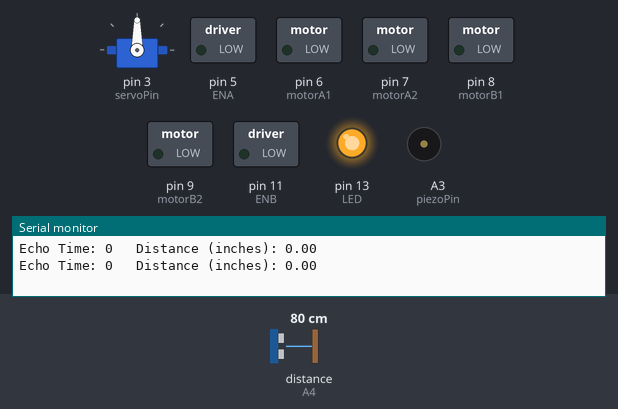
The sketch below on a simulated Arduino Uno, built with avr-gcc and run on an emulated ATmega328P. Shown: servo, switched loads named in the sketch (green lamp = pin HIGH), output pins drawn as LEDs (lit = HIGH), buzzer (waves = sounding), the last lines printed to the serial monitor. Wiring (inferred from the names in the program): ultrasonic range finder: trigger A5; echo A4. The inputs (shaded band) are chosen by the test bench; at power-on: distance to the obstacle (sensor on A4) 80 cm. The echo pulse lasts 58.3 µs per cm; pins used as bus, display or sensor lines are not drawn.

Above: at 1.8 s.
1.9 s: distance to the obstacle (sensor on A4) set to 65 cm
5.4 s: distance to the obstacle (sensor on A4) set to 56 cm
At 7.2 s:
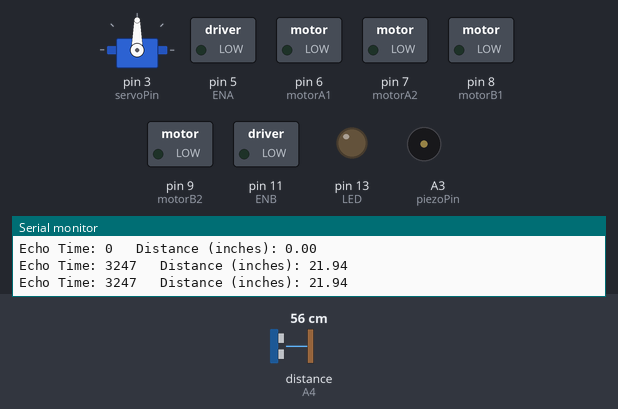
7.5 s: distance to the obstacle (sensor on A4) set to 48 cm
At 8.29 s:
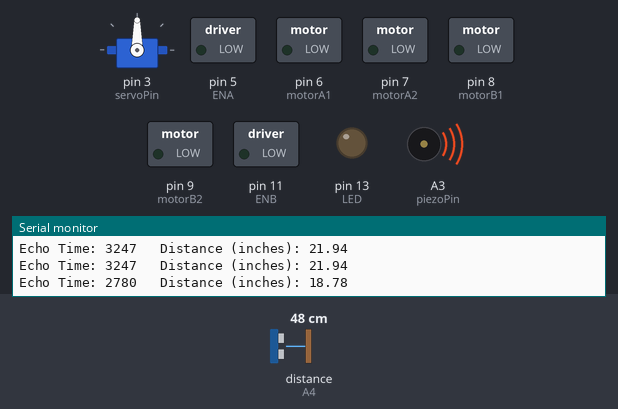
11.6 s: distance to the obstacle (sensor on A4) set to 17 cm
15.1 s: distance to the obstacle (sensor on A4) set to 14 cm
At 16.31 s:
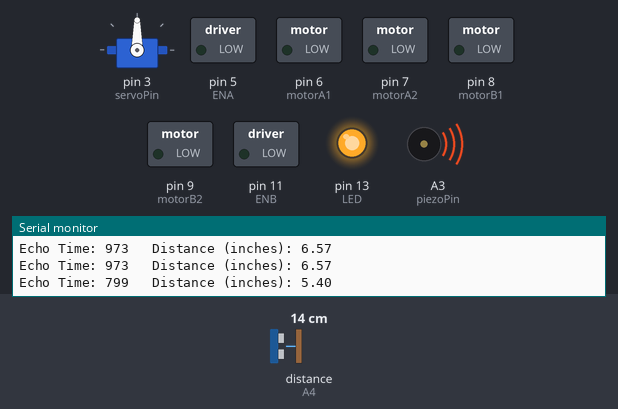
19.2 s: distance to the obstacle (sensor on A4) set to 18 cm
At 20.32 s:
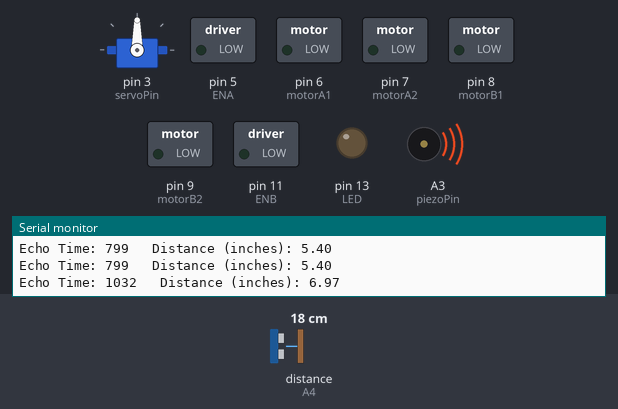
Timing chart, 0 to 24.3 s (numbered marks = the images above; inputs shaded):
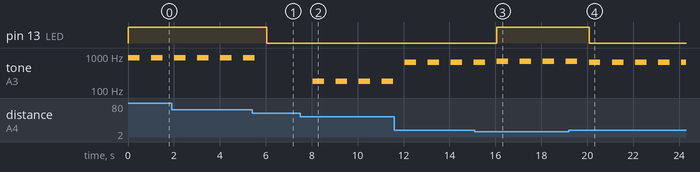

The sketch:

PreLab11-7-17.ino
```cpp
/*
 * Michael Georgariou
 * Pre-Lab Week 8
 * EE 151-03
 */

#include "Servo.h"

const int RangeTriggerPin = A5; // Rangefinder Trigger input pin
const int RangeEchoPin = A4; // Rangefinder Echo Sensor output pin
const int motorA1 = 6; // IN A1 or IN1 (Motor A Direction)
const int motorA2 = 7; // IN A2 or IN2 (Motor A Direction)
const int motorB1 = 8; // IN B1 or IN3 (Motor B Direction)
const int motorB2 = 9; // IN B2 or IN4 (Motor B Direction)
const int ENA = 5; // ENA (PWM or Enable for Motor A)
const int ENB = 11; // ENB (PWM or Enable for Motor B)
const int servoPin = 3; //Servo
const int LED = 13; //built-in Arduino LED
const int piezoPin = A3; //buzzer pin
Servo servo;

const unsigned long RangeTimeout = 4000; //usec timeout value
unsigned long EchoDelay = 0; //declare variables
float Distance = 0.0; //^
int Pitch = 0; //to make sound with buzzer

void setup() {

  Serial.begin(9600); //for debugging purposes)

  pinMode(RangeTriggerPin, OUTPUT);
  pinMode(RangeEchoPin, INPUT);
  pinMode(motorA1, OUTPUT);
  pinMode(motorA2, OUTPUT);
  pinMode(motorB1, OUTPUT);
  pinMode(motorB2, OUTPUT);
  pinMode(ENA, OUTPUT);
  pinMode(ENB, OUTPUT);
  servo.attach(servoPin);
  pinMode(LED, OUTPUT);

  digitalWrite(ENA, LOW);   //Disable the motor driver board for both motors
  digitalWrite(ENB, LOW);
  digitalWrite(motorA1, LOW);
  digitalWrite(motorA2, LOW);
  digitalWrite(motorB1, LOW);
  digitalWrite(motorB2, LOW);

  servo.write(90);          //Make Ultrasonic Sensor look straight ahead

}

void loop() {

  // Check Range Sensor by pulsing the trigger
  digitalWrite(RangeTriggerPin, LOW);
  delayMicroseconds(2);
  digitalWrite(RangeTriggerPin, HIGH);
  delayMicroseconds(10);
  digitalWrite(RangeTriggerPin, LOW);

  EchoDelay = pulseIn(RangeEchoPin, HIGH, RangeTimeout);
  if (EchoDelay < 300) {
    Distance = 0.0;
  }
  else {
    Distance = ((EchoDelay /74.0) / 2.0); //convert the time to inches in one direction (speed of sound is 74 usec per inch)
  }

  //Display echo time and distance in serial monitor - for debugging purposes
  Serial.print("Echo Time: ");
  Serial.print(EchoDelay);
  Serial.print("   Distance (inches): ");
  Serial.println(Distance);

  if (Distance < 6) { //if the distance is less than 6 inches, light the LED
    digitalWrite(LED, HIGH);
  }
  else {
    digitalWrite(LED, LOW);
  }

  if (Distance < 20) { //if the distnace is less than 20 inches, play a tone with pitch proportional to the distance
    Pitch = map(Distance, 0, 20, 900, 100);
    tone(piezoPin, Pitch, 500);
  }
  else {
    noTone(piezoPin);
  }

  delay(1000); //pause briefly between readings (1 second)

}


/*
 * 3. Trigger a range measurement on the ultrasonic range sensor  
4. Measure the echo time.
5. Convert the echo time into the distance (in inches) the object is away from the robot.
6. Display the echo time and the computed object distance on the Serial Monitor.
7. Light the built‐in (D13) LED on the Arduino board, if the object is less than 6 inches away.
8. If any object is detected and its distance is less than 20 inches away, output a tone with a frequency
proportional to the distance to the obstacle.  A higher pitched tone (higher frequency) indicates that
the object is closer.  Map the obstacle distances from 0 inches to 20 inches to tone frequencies
between 900 Hz to 100 Hz.  Assume the tone output is again on analog pin A3.
9. Pause briefly between measurements; and repeat continuously.
 */
```

Measured:
- the behaviour switches between 62 and 61 cm on distance to the obstacle (sensor on A4) (found by bisection; images 0 and 1)
- the behaviour switches between 52 and 51 cm on distance to the obstacle (sensor on A4) (found by bisection; images 1 and 2)
- the behaviour switches between 16 and 15 cm on distance to the obstacle (sensor on A4) (found by bisection; images 2 and 3)
- after the input at 5.4 s, pin 13 (LED): HIGH → LOW after 0.63 s; tone on A3 (piezoPin): goes on until 5.5 s, then stays silent
- after the input at 7.5 s, tone on A3 (piezoPin): alternates 180 Hz for 0.50 s and silent for 0.50 s, starting after 0.54 s
- after the input at 15.1 s, pin 13 (LED): LOW → HIGH after 0.97 s
- after the input at 19.2 s, pin 13 (LED): HIGH → LOW after 0.88 s
- by itself, tone on A3 (piezoPin): alternates 900 Hz for 0.50 s and silent for 0.50 s
